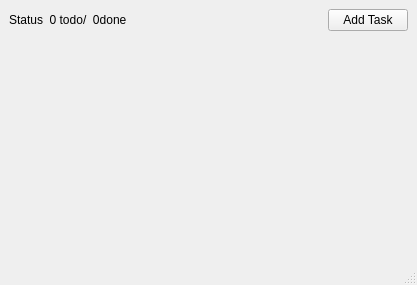
<?xml version="1.0" encoding="UTF-8"?>
<ui version="4.0">
 <class>MainWindow</class>
 <widget class="QMainWindow" name="MainWindow">
  <property name="geometry">
   <rect>
    <x>0</x>
    <y>0</y>
    <width>417</width>
    <height>285</height>
   </rect>
  </property>
  <property name="windowTitle">
   <string>MainWindow</string>
  </property>
  <widget class="QWidget" name="centralwidget">
   <layout class="QVBoxLayout" name="verticalLayout_3">
    <item>
     <layout class="QVBoxLayout" name="verticalLayout_2">
      <item>
       <layout class="QVBoxLayout" name="verticalLayout">
        <item>
         <layout class="QHBoxLayout" name="horizontalLayout">
          <item>
           <widget class="QLabel" name="todoLabel">
            <property name="sizePolicy">
             <sizepolicy hsizetype="Expanding" vsizetype="Preferred">
              <horstretch>0</horstretch>
              <verstretch>0</verstretch>
             </sizepolicy>
            </property>
            <property name="text">
             <string>Status  0 todo/  0done</string>
            </property>
           </widget>
          </item>
          <item>
           <widget class="QPushButton" name="addTask">
            <property name="sizePolicy">
             <sizepolicy hsizetype="Fixed" vsizetype="Fixed">
              <horstretch>0</horstretch>
              <verstretch>0</verstretch>
             </sizepolicy>
            </property>
            <property name="text">
             <string>Add Task</string>
            </property>
           </widget>
          </item>
         </layout>
        </item>
        <item>
         <layout class="QVBoxLayout" name="taskLayout"/>
        </item>
       </layout>
      </item>
      <item>
       <spacer name="verticalSpacer">
        <property name="orientation">
         <enum>Qt::Vertical</enum>
        </property>
        <property name="sizeHint" stdset="0">
         <size>
          <width>20</width>
          <height>40</height>
         </size>
        </property>
       </spacer>
      </item>
     </layout>
    </item>
   </layout>
  </widget>
  <widget class="QStatusBar" name="statusbar"/>
 </widget>
 <resources/>
 <connections/>
</ui>
